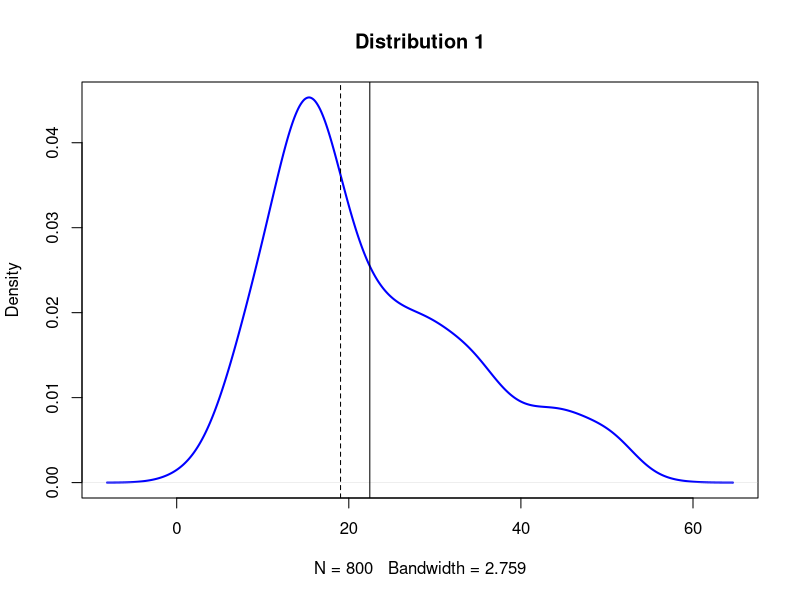
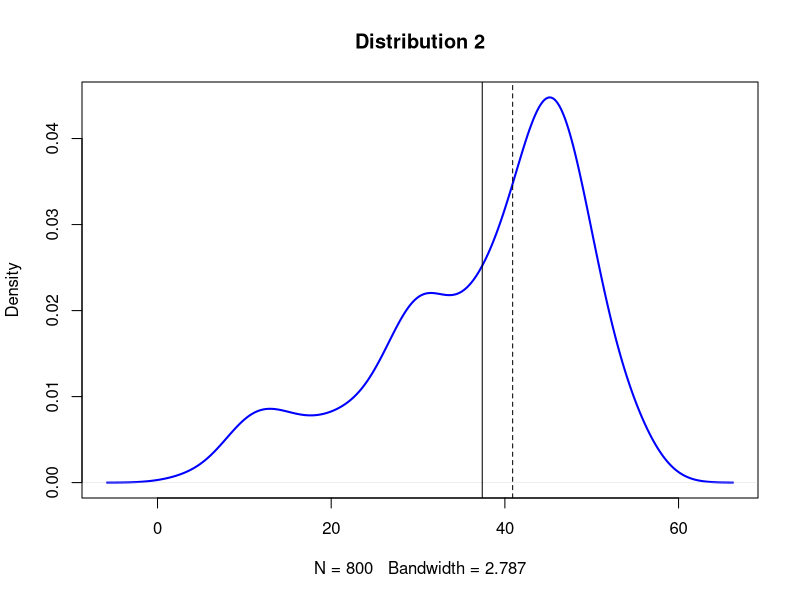
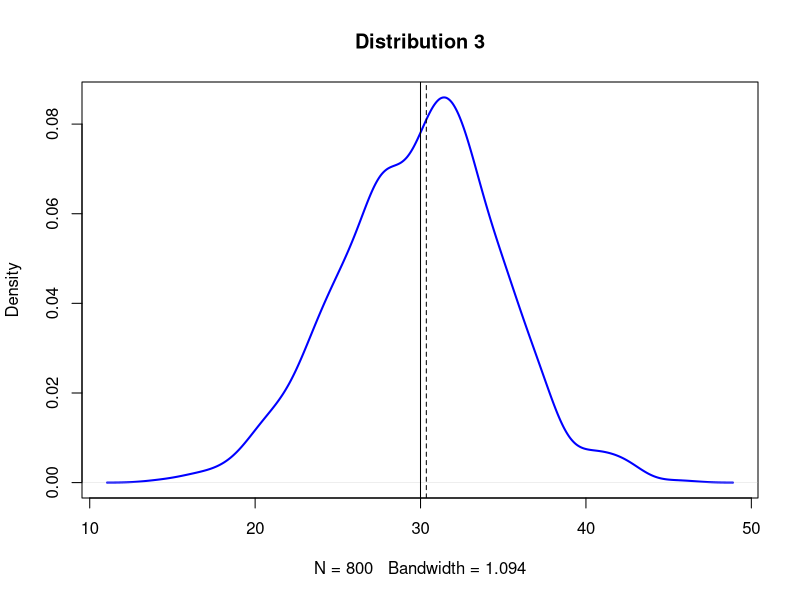
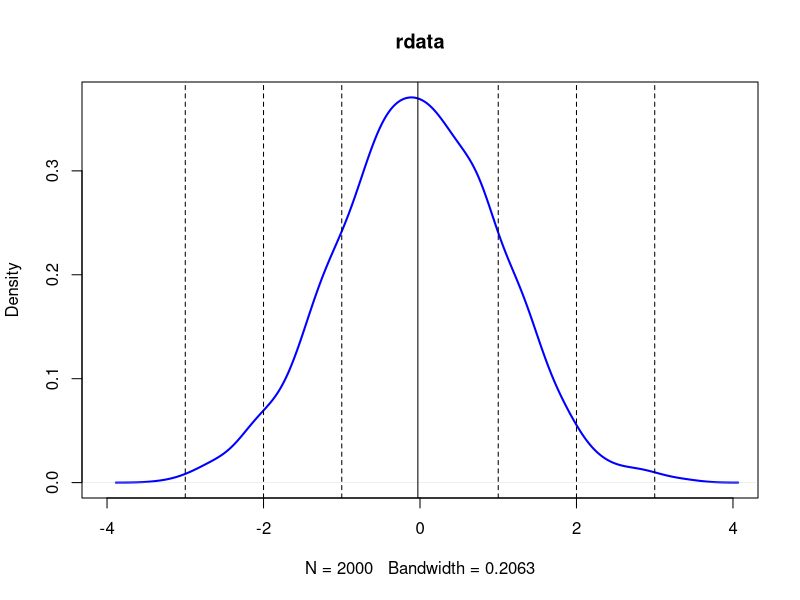

The R script that drew these images, in order:
## ---- chunk 1
knitr::opts_chunk$set(echo = TRUE)
## ---- chunk 2
# Three normally distributed data sets
d1 <- rnorm(n=500, mean=15, sd=5)
d2 <- rnorm(n=200, mean=30, sd=5)
d3 <- rnorm(n=100, mean=45, sd=5)

# Combining them into a composite dataset
d123 <- c(d1, d2, d3)

# Let’s plot the density function of d123
plot(density(d123), col="blue", lwd=2, 
     main = "Distribution 1")

# Add vertical lines showing mean and median
abline(v=mean(d123))
abline(v=median(d123), lty="dashed")

## ---- chunk 3
# Three normally distributed data sets
d1 <- rnorm(n=500, mean=45, sd=5)
d2 <- rnorm(n=200, mean=30, sd=5)
d3 <- rnorm(n=100, mean=15, sd=5)

# Combining them into a composite dataset
Distribution_2 <- c(d1, d2, d3)

# Let’s plot the density function of Distribution_2
plot(density(Distribution_2), col="blue", lwd=2, 
     main = "Distribution 2")

# Add vertical lines showing mean and median
abline(v=mean(Distribution_2))
abline(v=median(Distribution_2), lty="dashed")

## ---- chunk 4
# Three normally distributed data sets
d1 <- rnorm(n=800, mean=30, sd=5)

# Combining them into a composite dataset
Distribution_3 <- c(d1)

# Let’s plot the density function of Distribution_2
plot(density(Distribution_3), col="blue", lwd=2, 
     main = "Distribution 3")

# Add vertical lines showing mean and median
abline(v=mean(Distribution_3))
abline(v=median(Distribution_3), lty="dashed")

## ---- chunk 5
d1 <- rnorm(n=800, mean=30, sd=5)
#calculate 1.5 IQR
1.5*(quantile(d1,0.75) - quantile(d1,0.25))
## ---- chunk 6
#added outlier to d1
outlier <- rnorm(n=10, mean=3000, sd=5)
out <- c(d1,outlier)

#calculate the mean and median when outliers not being added to data

mean(d1)
median(d1)

#calculate the mean and median when outliers being added to data

mean(out)
median(out)
## ---- chunk 7

#calculate the difference
abs(mean(d1) - mean(out))
abs(median(d1) - median(out))
## ---- chunk 8
rdata <- rnorm(n=2000, mean=0, sd=1)
# Let’s plot the density function of Distribution_2
plot(density(rdata), col="blue", lwd=2, 
     main = "rdata", xlim = c(-4,4))

# Add vertical lines showing mean and median
abline(v=mean(rdata))
abline(v=1, lty="dashed")
abline(v=2, lty="dashed")
abline(v=3, lty="dashed")
abline(v=-1, lty="dashed")
abline(v=-2, lty="dashed")
abline(v=-3, lty="dashed")

## ---- chunk 9
quantile(rdata, c(0.25,0.5,0.75))
rdataQ1 = unname(quantile(rdata, c(0.25,0.5,0.75)))[1]
rdataQ2 = unname(quantile(rdata, c(0.25,0.5,0.75)))[2]
rdataQ3 = unname(quantile(rdata, c(0.25,0.5,0.75)))[3]

## ---- chunk 10
rdata2 <- rnorm(n=2000, mean=35, sd=3.5)
#1st quantile
rdata2Q1 = unname(quantile(rdata2, c(0.25,0.5,0.75)))[1]
#2nd quantile
rdata2Q2 = unname(quantile(rdata2, c(0.25,0.5,0.75)))[2]
#3rd quantile
rdata2Q3 = unname(quantile(rdata2, c(0.25,0.5,0.75)))[3]


c(rdata2Q1,rdata2Q2,rdata2Q3)
## ---- chunk 11
(rdata2Q1-35)/3.5
(rdata2Q3-35)/3.5

## ---- chunk 12
#1st quantile
d123Q1 <- unname(quantile(d123, c(0.25,0.5,0.75)))[1]
#2nd quantile
d123Q2 <- unname(quantile(d123, c(0.25,0.5,0.75)))[2]
#3rd quantile
d123Q3 <- unname(quantile(d123, c(0.25,0.5,0.75)))[3]

c(d123Q1,d123Q2,d123Q3)
## ---- chunk 13

(d123Q1-mean(d123))/sd(d123)
(d123Q3-mean(d123))/sd(d123)

## ---- chunk 14
#calculate the change compare with (b)

abs((rdata2Q1-35)/3.5
 - (d123Q1-mean(d123))/sd(d123))
abs((rdata2Q3-35)/3.5
 - (d123Q3-mean(d123))/sd(d123))
## ---- chunk 15
rand_data <- rnorm(800, mean=20, sd = 5)
## ---- chunk 16
k1 = log2(800) +1 
h1 = (max(rand_data)-min(rand_data))/k1

data.frame(
  k = k1,
  h = h1
)
## ---- chunk 17
h2 = 3.49*sd(rand_data)/(800^(1/3))
k2 = ceiling((max(rand_data) - min(rand_data))/h2)

data.frame(
  k = k2,
  h = h2
)
## ---- chunk 18
h3 = 2*IQR(rand_data)/(800)^(1/3)
k3 = ceiling((max(rand_data) - min(rand_data))/h3)


data.frame(
  k = k3,
  h = h3
)

## ---- chunk 19
out_data <- c(rand_data, runif(10, min=40, max=60)) 
## ---- chunk 20
ko1 = log2(810) +1 
ho1 = (max(out_data)-min(out_data))/ko1

data.frame(
  k = ko1,
  h = ho1
)
## ---- chunk 21
ho2 = 3.49*sd(out_data)/(810^(1/3))
ko2 = ceiling((max(out_data) - min(out_data))/ho2)

data.frame(
  k = ko2,
  h = ho2
)
## ---- chunk 22
ho3 = 2*IQR(out_data)/(810)^(1/3)
ko3 = ceiling((max(out_data) - min(out_data))/ho3)


data.frame(
  k = ko3,
  h = ho3
)

## ---- chunk 23

abs(h1-ho1)
abs(h2-ho2)
abs(h3-ho3)

